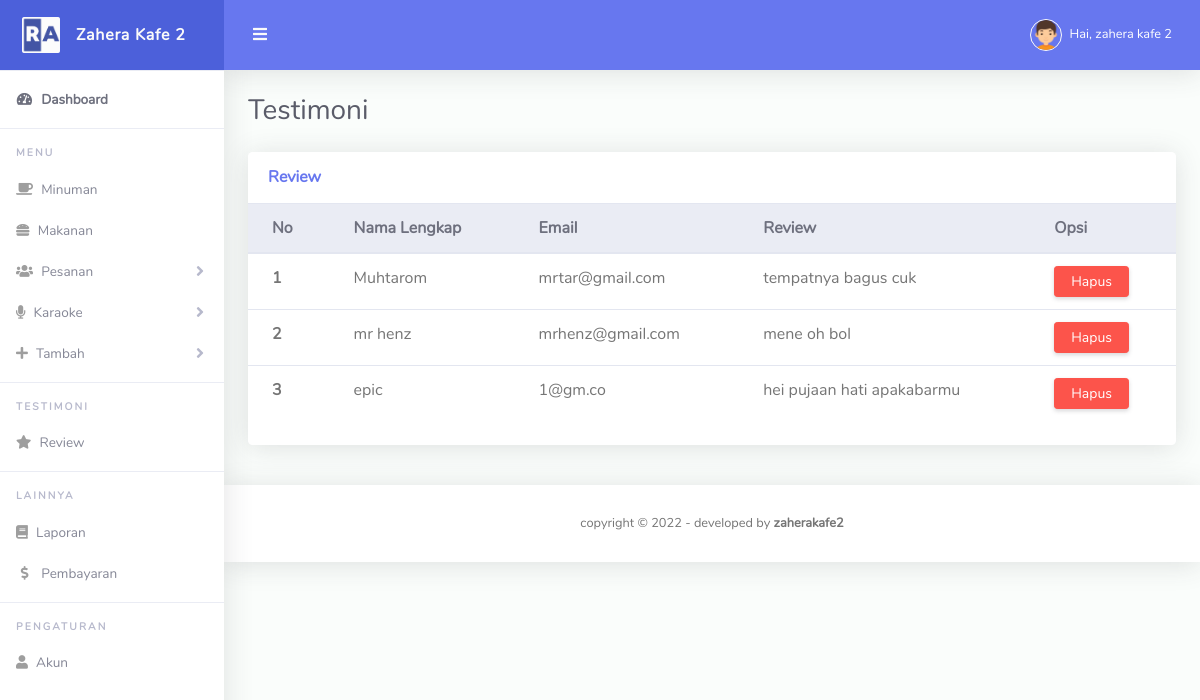
The page /review_admin.php (signed in) on the database its author committed.
### tables this page shows
CREATE TABLE `tb_review` (
  `id` int(11) NOT NULL,
  `nama` varchar(255) NOT NULL,
  `email` varchar(255) NOT NULL,
  `deskripsi` varchar(255) NOT NULL
);

### review_admin.php (the view)
<?php include "navbar_admin.php"; ?>
<div class="container-fluid" id="container-wrapper">
  <div class="d-sm-flex align-items-center justify-content-between mb-4">
    <h1 class="h3 mb-0 text-gray-800">Testimoni</h1>
  </div>
  <div class="row mb-3">
    <div class="col-xl-12 col-lg-11 mb-4">
      <div class="card">
        <div class="card-header py-3 d-flex flex-row align-items-center justify-content-between">
          <h6 class="m-0 font-weight-bold text-primary">Review</h6>
        </div>
        <div class="table-responsive">
          <table class="table align-items-center table-flush">
            <thead class="thead-light">
              <tr>
                <th>No</th>
                <th>Nama Lengkap</th>
                <th>Email</th>
                <th>Review</th>
                <th>Opsi</th>
              </tr>
            </thead>
            <tbody>
              <?php
              include "koneksi.php";
              $query = "SELECT * FROM tb_review";
              $query_run = mysqli_query($koneksi, $query);
              $no = 1;
              while ($row = mysqli_fetch_array($query_run)) {
              ?>
                <tr>
                  <th><?= $no++ ?></th>
                  <td><?= $row['nama']; ?></td>
                  <td><?= $row['email']; ?></td>
                  <td><?= $row['deskripsi']; ?></td>
                  <td>
                    <a href="hapus.php?id_review=<?= $row['id']; ?>" onclick="return confirm('Apakah anda yakin?');">
                      <span class="btn btn-sm btn-danger px-3">Hapus</span></a>
                  </td>
                </tr>
              <?php
              }
              ?>
            </tbody>
          </table>
        </div>
        <div class="card-footer"></div>
      </div>
    </div>
  </div>
</div>
<?php include "footer_admin.php"; ?>

### navbar_admin.php (shortened to what this page needs)
<?php
include "jumlah.php";
?>
<!DOCTYPE html>
<html lang="en">
<head>
    <link href="vendor/fontawesome-free/css/all.min.css" rel="stylesheet" type="text/css">
    <link href="vendor/bootstrap/css/bootstrap.min.css" rel="stylesheet" type="text/css">
    <link href="assets/css/ruang-admin.min.css" rel="stylesheet">
</head>
<body id="page-top">
    <div id="wrapper">
        <ul class="navbar-nav sidebar sidebar-light accordion" id="accordionSidebar">
            <a class="sidebar-brand d-flex align-items-center justify-content-center" href="admin.php">
                <div class="sidebar-brand-icon">
                    <img src="assets/img/logo/logo2.png">
                </div>
                <div class="sidebar-brand-text mx-3">Zahera Kafe 2</div>
            </a>
            <hr class="sidebar-divider my-0">
            <li class="nav-item active">
                <a class="nav-link" href="admin.php">
                    <i class="fas fa-fw fa-tachometer-alt"></i>
                    <span>Dashboard</span></a>
            </li>
            <hr class="sidebar-divider">
            <div class="sidebar-heading">
                Menu
            </div>
            <?php if ($_SESSION['level'] == 'admin') : ?>
                <li class="nav-item">
                    <a class="nav-link" href="minuman_admin.php">
                        <i class="fa fa-coffee"></i>
                        <span>Minuman</span>
                    </a>
                </li>
                <li class="nav-item">
                    <a class="nav-link" href="makanan_admin.php">
                        <i class="fa fa-hamburger"></i>
                        <span>Makanan</span>
                    </a>
                </li>
            <?php endif; ?>
            <li class="nav-item">
                <a class="nav-link collapsed" href="#" data-toggle="collapse" data-target="#collapseTable" aria-expanded="true" aria-controls="collapseTable">
                    <i class="fa fa-users"></i>
                    <span>Pesanan</span>
                </a>
            </li>
            <li class="nav-item">
                <a class="nav-link collapsed" href="#" data-toggle="collapse" data-target="#collapseTable5" aria-expanded="true" aria-controls="collapseTable">
                    <i class="fa fa-microphone"></i>
                    <span>Karaoke</span>
                </a>
            </li>
            <li class="nav-item">
                <a class="nav-link collapsed" href="#" data-toggle="collapse" data-target="#collapseTable2" aria-expanded="true" aria-controls="collapseTable">
                    <i class="fa fa-plus"></i>
                    <span>Tambah</span>
                </a>
            </li>
            <?php if ($_SESSION['level'] == 'admin') : ?>
                <hr class="sidebar-divider">
                <div class="sidebar-heading">
                    Testimoni
                </div>
                <li class="nav-item">
                    <a class="nav-link" href="review_admin.php">
                        <i class="fa fa-star"></i>
                        <span>Review</span>
                    </a>
                </li>
                <hr class="sidebar-divider">
                <div class="sidebar-heading">
                    Lainnya
                </div>
                <li class="nav-item">
                    <a class="nav-link" href="laporan_admin.php">
                        <i class="fa fa-book"></i>
                        <span>Laporan</span>
                    </a>
                </li>
                <?php if ($_SESSION['level'] == 'admin') : ?>
                <li class="nav-item">
                    <a class="nav-link" href="detail_pembayaran.php">
                        <i class="fas fa-fw fa-dollar-sign"></i>
                        <span>Pembayaran</span></a>
                </li>
            <?php endif; ?>
                <hr class="sidebar-divider">
                <div class="sidebar-heading">
                    Pengaturan
                </div>
                <li class="nav-item">
                    <a class="nav-link" href="pengaturan_admin.php">
                        <i class="fa fa-user"></i>
                        <span>Akun</span>
                    </a>
                </li>
            <?php endif; ?>
        </ul>
        <div id="content-wrapper" class="d-flex flex-column">
            <div id="content">
                <nav class="navbar navbar-expand navbar-light bg-navbar topbar mb-4 static-top">
                    <button id="sidebarToggleTop" class="btn btn-link ro unded-circle mr-3">
                        <i class="fa fa-bars"></i>
                    </button>
                    <ul class="navbar-nav ml-auto">
                        <li class="nav-item dropdown no-arrow">
                            <a class="nav-link dropdown-toggle" href="#" id="userDropdown" role="button" data-toggle="dropdown" aria-haspopup="true" aria-expanded="false">
                                <img class="img-profile rounded-circle" src="assets/img/boy.png" style="max-width: 60px">
                                <?php
                                $email = $_SESSION['email'];
                                $sql = "SELECT * FROM tb_login WHERE email ='$email'";
                                $result = mysqli_query($koneksi, $sql);
                                if ($result) {
                                    if (mysqli_num_rows($result) > 0) {
                                        while ($row = mysqli_fetch_array($result)) {
                                ?>
                                            <span class="ml-2 d-none d-lg-inline text-white small">Hai, <?= $row['nama_lengkap'] ?></span>
                                <?php
                                        }
                                    }
                                }
                                ?>
                            </a>
                        </li>
                    </ul>
                </nav>

### rows shown on the page
tb_review: nama "Muhtarom", email "mrtar@gmail.com", deskripsi "tempatnya bagus cuk"
tb_review: nama "mr henz", email "mrhenz@gmail.com", deskripsi "mene oh bol"
tb_review: nama "epic", email "1@gm.co", deskripsi "hei pujaan hati apakabarmu"

### other values the page prints
$row['nama_lengkap'] "zahera kafe 2"
